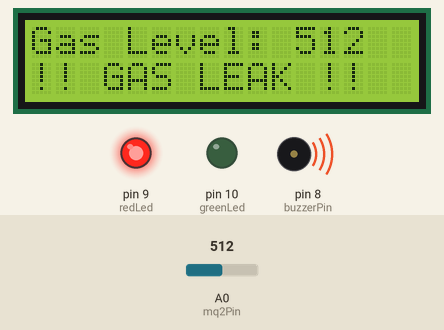
Recording of a sketch running on a simulated Arduino Uno, built with avr-gcc and run on an emulated ATmega328P. Parts: 16×2 character LCD, output pins drawn as LEDs (lit = HIGH), buzzer (waves = sounding, pin HIGH). The inputs (shaded band) are chosen by the test bench; at power-on: A0 (mq2Pin) = 512.

Above: at 3.2 s.
3.3 s: A0 (mq2Pin) set to 410
At 4.7 s:
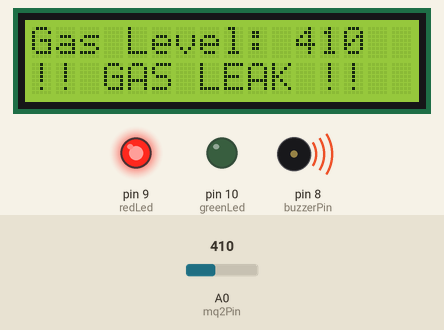
5.5 s: A0 (mq2Pin) set to 385
At 6.6 s:
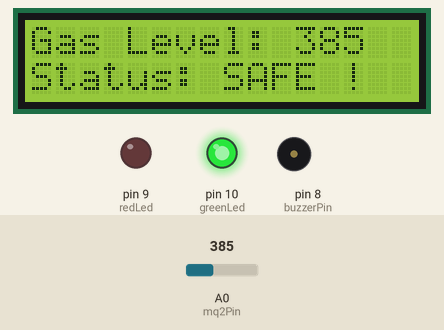
7.5 s: A0 (mq2Pin) set to 306
At 8.4 s:
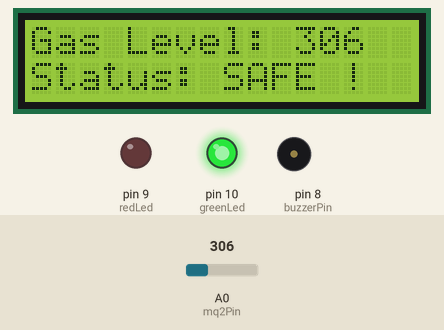
Timing chart, 0 to 10.5 s (numbered marks = the images above; inputs shaded):
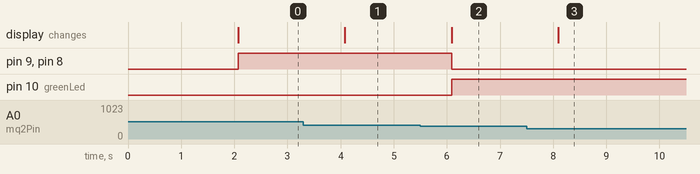

Measured:
- the behaviour switches between 401 and 400 on A0 (mq2Pin) (found by bisection; images 1 and 2)
- after the input at 3.3 s, the display: changes after 0.78 s (image 1)
- after the input at 5.5 s, pin 9 (redLed), pin 8 (buzzerPin): HIGH → LOW after 0.59 s; pin 10 (greenLed): LOW → HIGH after 0.59 s; the display: changes after 0.59 s (image 2)
- after the input at 7.5 s, the display: changes after 0.60 s (image 3)

The sketch:

lpg_gas_leakage_detection.ino
```cpp
/*
 LPG Gas Leakage Detection System
 Components Used:
 - Arduino UNO
 - MQ-2 Gas Sensor
 - Buzzer
 - Red LED (Gas Detected)
 - Green LED (Safe)
 - 16x2 LCD Display (Parallel)
*/

#include <LiquidCrystal.h>

LiquidCrystal lcd(7, 6, 5, 4, 3, 2);

const int mq2Pin = A0;
const int buzzerPin = 8;
const int redLed = 9;
const int greenLed = 10;

int gasValue = 0;
int threshold = 400;

void setup() {
  pinMode(buzzerPin, OUTPUT);
  pinMode(redLed, OUTPUT);
  pinMode(greenLed, OUTPUT);

  lcd.begin(16, 2);
  lcd.print("LPG GAS SYSTEM");
  lcd.setCursor(0, 1);
  lcd.print("Initializing");
  delay(2000);
  lcd.clear();
}

void loop() {
  gasValue = analogRead(mq2Pin);

  lcd.setCursor(0, 0);
  lcd.print("Gas Level: ");
  lcd.print(gasValue);
  lcd.print(" ");

  if (gasValue > threshold) {
    digitalWrite(redLed, HIGH);
    digitalWrite(greenLed, LOW);
    digitalWrite(buzzerPin, HIGH);
    lcd.setCursor(0, 1);
    lcd.print("!! GAS LEAK !! ");
  } else {
    digitalWrite(redLed, LOW);
    digitalWrite(greenLed, HIGH);
    digitalWrite(buzzerPin, LOW);
    lcd.setCursor(0, 1);
    lcd.print("Status: SAFE ");
  }

  delay(1000);
}
```
